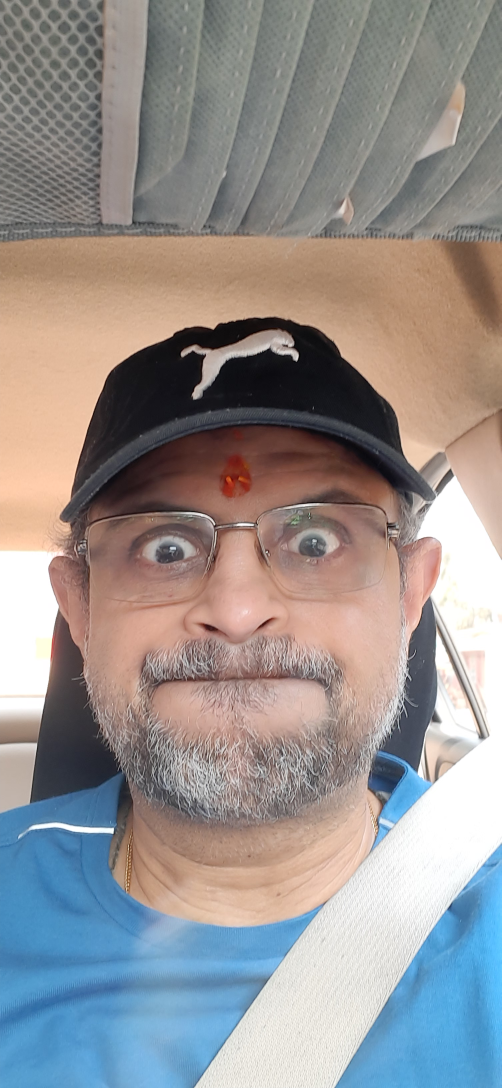
#> input picture examples/Python/MyProjects/OpenCV/images/manish.png, 1504 x 3264 px (shown at 1/3 size)
$ python affines.py
#> lines starting #> are read from the running program, lines starting #| are printed output that depends on the picture
### examples/Python/MyProjects/OpenCV/rosebrock/cv2_utils.py
# -*- coding: utf-8 -*-

"""
* cv2_utils.py - OpenCV utilities for images
*
* @author: Manish Bhobe
* My experiments with Python, C++, OpenCV, Data Science & ML
* Code is provided for learning purposes only! Use at your own risk!!
"""
import cv2
import numpy as np
import matplotlib.pyplot as plt
from typing import List


# [12 lines left out: function cv2_imshow, not called in this run]


def cv2_imxshow(
    images: List[np.ndarray], titles: List[str] = None, title = None, fig_size = None, show_axis = False,
    max_cols = 5
):
    """ shows a list of images in the same matplotlib window """
    if titles is not None:
        assert len(images) == len(titles), \
            f"FATAL ERROR: number of titles should be same as number of images!"

    num_images = len(images)
    num_cols = max_cols if num_images > max_cols else num_images
    num_rows = num_images // max_cols
    num_rows += 1 if num_images % max_cols > 0 else 0

    f, ax = plt.subplots(num_rows, num_cols, figsize = fig_size)
    f.tight_layout()
    f.subplots_adjust(top = 0.90)

    for row in range(num_rows):
        for col in range(num_cols):
            index = row * num_cols + col
            image = images[index]
            image = cv2.cvtColor(image, cv2.COLOR_BGR2RGB)
            if index < num_images:
                if num_rows > 1:
                    ax[row, col].axis("off")
                    ax[row, col].imshow(image)
                    if titles is not None:
                        ax[row, col].set_title(titles[index])
                else:
                    ax[col].axis("off")
                    ax[col].imshow(image)
                    if titles is not None:
                        ax[col].set_title(titles[index])

    if title is not None:
        plt.suptitle(title)
    plt.show()


# [27 lines left out: functions translate_image, rotate_image, scale_image, not called in this run]


def affine_transform_image(image, src_points: np.ndarray, dst_points: np.ndarray):
    """ applies generic affine transform about src & dst points"""
    assert src_points.shape == dst_points.shape, "FATAL: point shapes do not match!"

    num_rows, num_cols = image.shape[:2]
    affine_matrix = cv2.getAffineTransform(src_points, dst_points)
    image_transformed = cv2.warpAffine(image, affine_matrix, (num_cols, num_rows))
    return image_transformed


def perspective_transform_image(image, src_points: np.ndarray, dst_points: np.ndarray):
    """ applies perspective transform to image using source & dest points arrays"""
    assert src_points.shape == dst_points.shape, "FATAL: point shapes do not match!"

    num_rows, num_cols = image.shape[:2]
    perspective_matrix = cv2.getPerspectiveTransform(src_points, dst_points)
    image_transformed = cv2.warpPerspective(image, perspective_matrix, (num_cols, num_rows))
    return image_transformed

### examples/Python/MyProjects/OpenCV/rosebrock/affines.py
#!/usr/bin/env python
# -*- coding: utf-8 -*-

"""
* affines.py - affine transforms on images
*
* @author: Manish Bhobe
* My experiments with Python, C++, OpenCV, Data Science & ML
* Code is provided for learning purposes only! Use at your own risk!!
"""
import os
import sys
import pathlib
from argparse import ArgumentParser

import numpy as np
import cv2
import cv2_utils
from cv2_utils import cv2_imxshow

IMAGES_PATH = pathlib.Path(__file__).parent.parent / "images"
DEFAULT_IMAGE = IMAGES_PATH.joinpath("cat-1.jpg")


def main():
    manish_image_path = IMAGES_PATH.joinpath("manish.png")
    manish_image = cv2.imread(str(manish_image_path), cv2.IMREAD_COLOR)
#> manish_image is the input picture: shape (3264, 1504, 3); mean B, G, R 144.8, 145.7, 150.3

    num_rows, num_cols = manish_image.shape[:2]
#> num_rows = 3264; num_cols = 1504
    src_points = np.float32([[0, 0], [num_cols - 1, 0], [0, num_rows - 1]])
#> src_points = [[0, 0], [1503, 0], [0, 3263]]
    dst_points = np.float32(
        [[0, 0], [int(0.6 * (num_cols - 1)), 0], [int(0.4 * (num_cols - 1)), num_rows - 1]]
    )
#> dst_points = [[0, 0], [901, 0], [601, 3263]]
    manish2 = cv2_utils.affine_transform_image(manish_image, src_points, dst_points)
#> in affine_transform_image, `image_transformed = cv2.warpAffine(image, affine_matrix, (num_cols, nu..`:
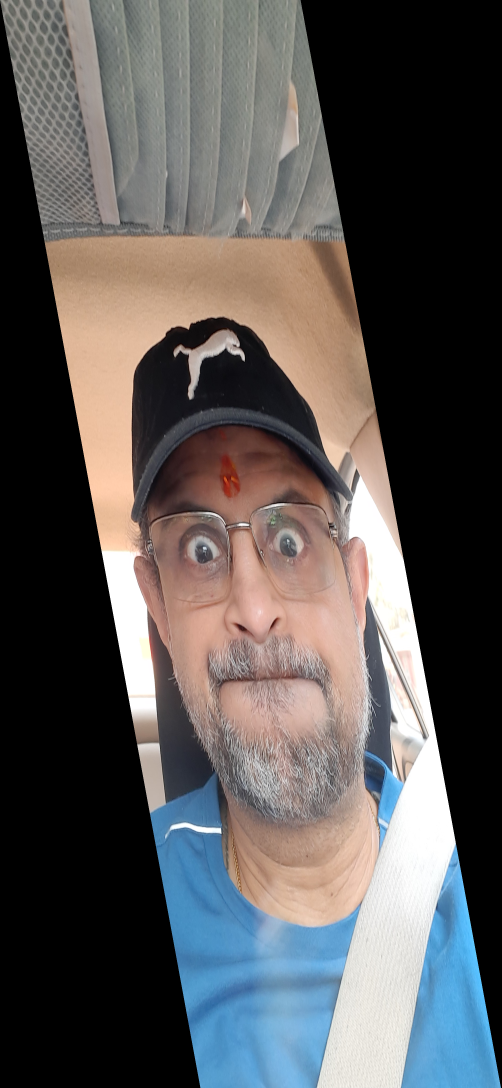
#> image_transformed: shape (3264, 1504, 3) (shown at 1/3 size); mean B, G, R 86.8, 87.4, 90.1
    cv2_imxshow(
        [manish_image, manish2], ["Your's Truly", "All scrunched up!"],
        title="Affine Transform"
    )
#> in cv2_imxshow, `num_images = len(images)`: num_images = 2
#> in cv2_imxshow, `num_rows = num_images // max_cols`: num_rows = 0
#> in cv2_imxshow, `num_rows += 1 if num_images % max_cols > 0 else 0`: num_rows = 1
#> in cv2_imxshow, `plt.show()`:
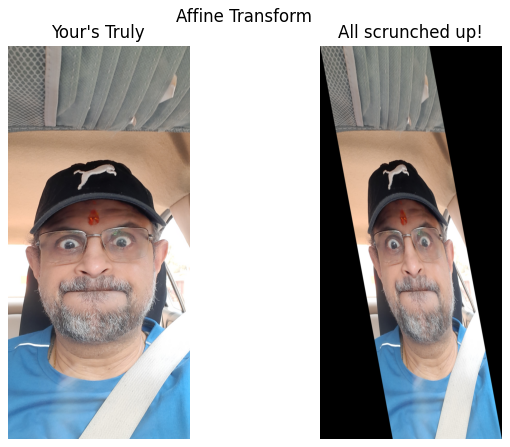
#> figure drawn by matplotlib, 2 panels

    # flip manish
    src_points = np.float32([[0, 0], [num_cols - 1, 0], [0, num_rows - 1]])
    dst_points = np.float32([[num_cols - 1, 0], [0, 0], [num_cols - 1, num_rows - 1]])
#> dst_points = [[1503, 0], [0, 0], [1503, 3263]]
    manish_flipped = cv2_utils.affine_transform_image(manish_image, src_points, dst_points)
#> in affine_transform_image (call 2), `image_transformed = cv2.warpAffine(image, affine_matrix, (num_cols, nu..`:
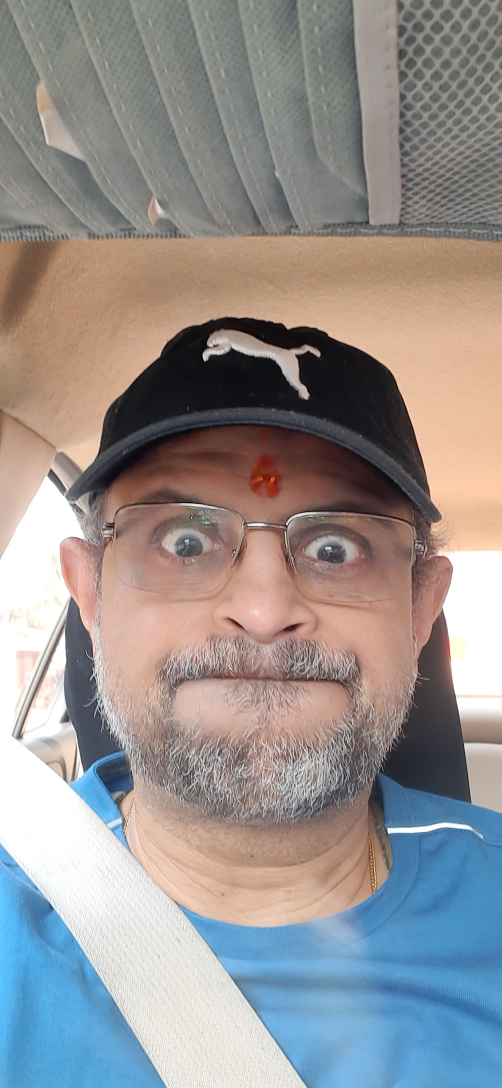
#> image_transformed: shape (3264, 1504, 3) (shown at 1/3 size); mean B, G, R 144.8, 145.7, 150.3
    cv2_imxshow(
        [manish_image, manish_flipped], ["Original", "Flipped?"], title="Flipping about Y"
    )
#> call 2 of cv2_imxshow, with title = 'Flipping about Y', show_axis = False, max_cols = 5
#> in cv2_imxshow (call 2), `num_rows = num_images // max_cols`: num_rows = 0
#> in cv2_imxshow (call 2), `num_rows += 1 if num_images % max_cols > 0 else 0`: num_rows = 1
#> in cv2_imxshow (call 2), `plt.show()`:
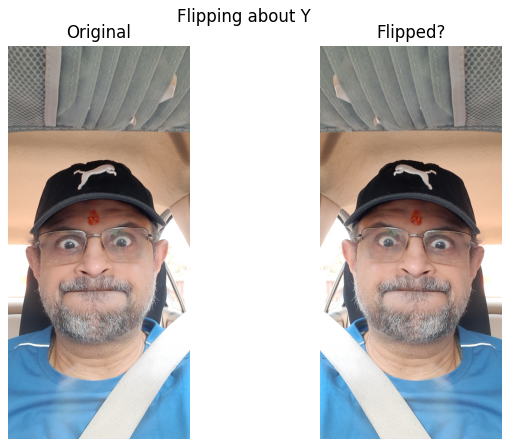
#> figure drawn by matplotlib, 2 panels

    # perspective transformation
    src_points = np.float32([[0, 0], [num_cols - 1, 0], [0, num_rows - 1], [num_cols - 1, num_rows - 1]])
    dst_points = np.float32(
        [[0, 0], [num_cols - 1, 0], [int(0.33 * num_cols), num_rows - 1],
         [int(0.66 * num_cols), num_rows - 1]]
    )
    manish_cone = cv2_utils.perspective_transform_image(manish_image, src_points, dst_points)
#> in perspective_transform_image, `image_transformed = cv2.warpPerspective(image, perspective_matrix, (nu..`:
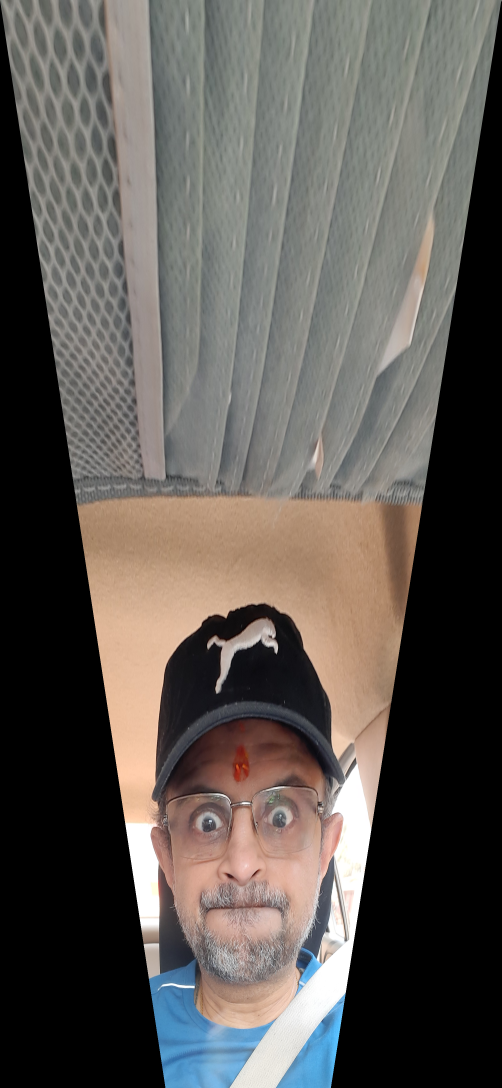
#> image_transformed: shape (3264, 1504, 3) (shown at 1/3 size); mean B, G, R 84.3, 88.9, 93.8
    cv2_imxshow(
        [manish_image, manish_cone], ["Original", "Conical?"], title="Perspective Transformation"
    )
#> call 3 of cv2_imxshow, with title = 'Perspective Transformation', show_axis = False, max_cols = 5
#> in cv2_imxshow (call 3), `num_rows = num_images // max_cols`: num_rows = 0
#> in cv2_imxshow (call 3), `num_rows += 1 if num_images % max_cols > 0 else 0`: num_rows = 1
#> in cv2_imxshow (call 3), `plt.show()`:
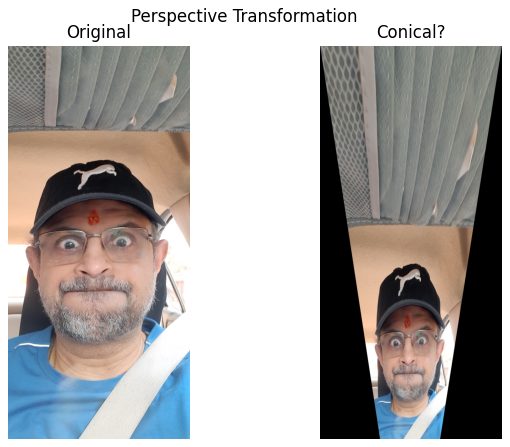
#> figure drawn by matplotlib, 2 panels

    # # now let's set top left rectangle to blue
    # h, w, c = image.shape
    # # note OpenCV sets colors as BRG not RGB, so blue is (255,0,0) & not (0,0,255)
    # image[:h // 4, :w // 4, :] = (255, 0, 0)
    # cv2_imshow(image, title = f"Blue Image: {image_name}")

    # np.random.sample()


if __name__ == "__main__":
    main()

$ run again, with examples/Python/MyProjects/OpenCV/images/tree_input.png copied over examples/Python/MyProjects/OpenCV/images/manish.png
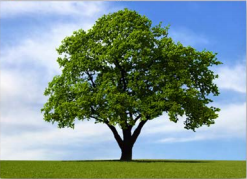
#> input picture examples/Python/MyProjects/OpenCV/images/tree_input.png, 247 x 179 px
#> in main, manish_image is the input picture: shape (179, 247, 3); mean B, G, R 142.9, 149, 125.7
#> num_images = 2
#> in cv2_imxshow, `num_rows = num_images // max_cols`: num_rows = 0
#> in cv2_imxshow, `num_rows += 1 if num_images % max_cols > 0 else 0`: num_rows = 1
#> in perspective_transform_image, `image_transformed = cv2.warpPerspective(image, perspective_matrix, (nu..`:
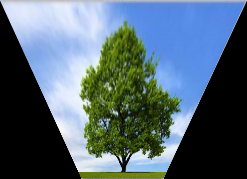
#> image_transformed: shape (179, 247, 3); mean B, G, R 113.9, 102.2, 83
#> in cv2_imxshow (call 3), `num_rows = num_images // max_cols`: num_rows = 0
#> in cv2_imxshow (call 3), `num_rows += 1 if num_images % max_cols > 0 else 0`: num_rows = 1
#> in cv2_imxshow (call 3), `plt.show()`:
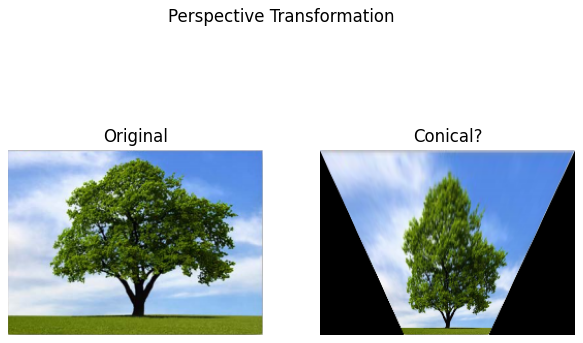
#> figure drawn by matplotlib, 2 panels

$ run again, with examples/Python/MyProjects/OpenCV/images/cat-2.jpg saved as examples/Python/MyProjects/OpenCV/images/manish.png
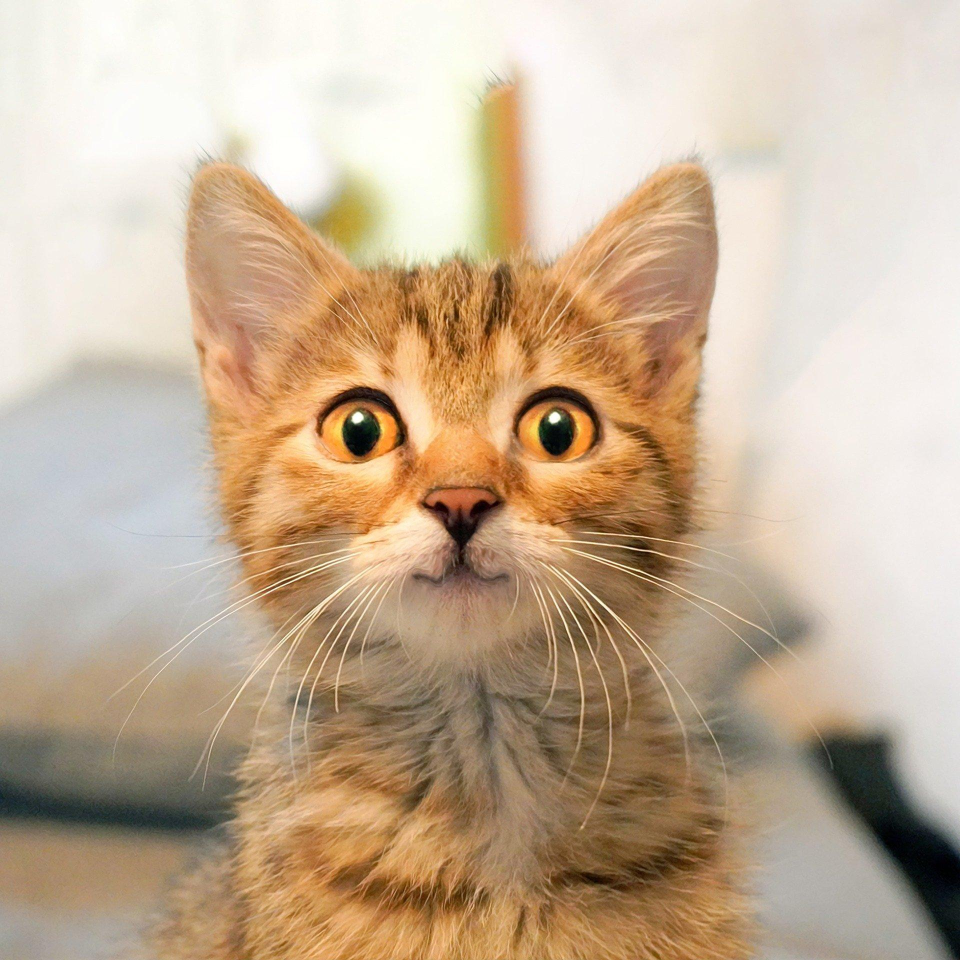
#> input picture examples/Python/MyProjects/OpenCV/images/cat-2.jpg, 1920 x 1920 px (shown at 1/2 size)
#> in main, manish_image is the input picture: shape (1920, 1920, 3); mean B, G, R 151.1, 175.7, 197.4
#> num_images = 2
#> in cv2_imxshow, `num_rows = num_images // max_cols`: num_rows = 0
#> in cv2_imxshow, `num_rows += 1 if num_images % max_cols > 0 else 0`: num_rows = 1
#> in perspective_transform_image, `image_transformed = cv2.warpPerspective(image, perspective_matrix, (nu..`:
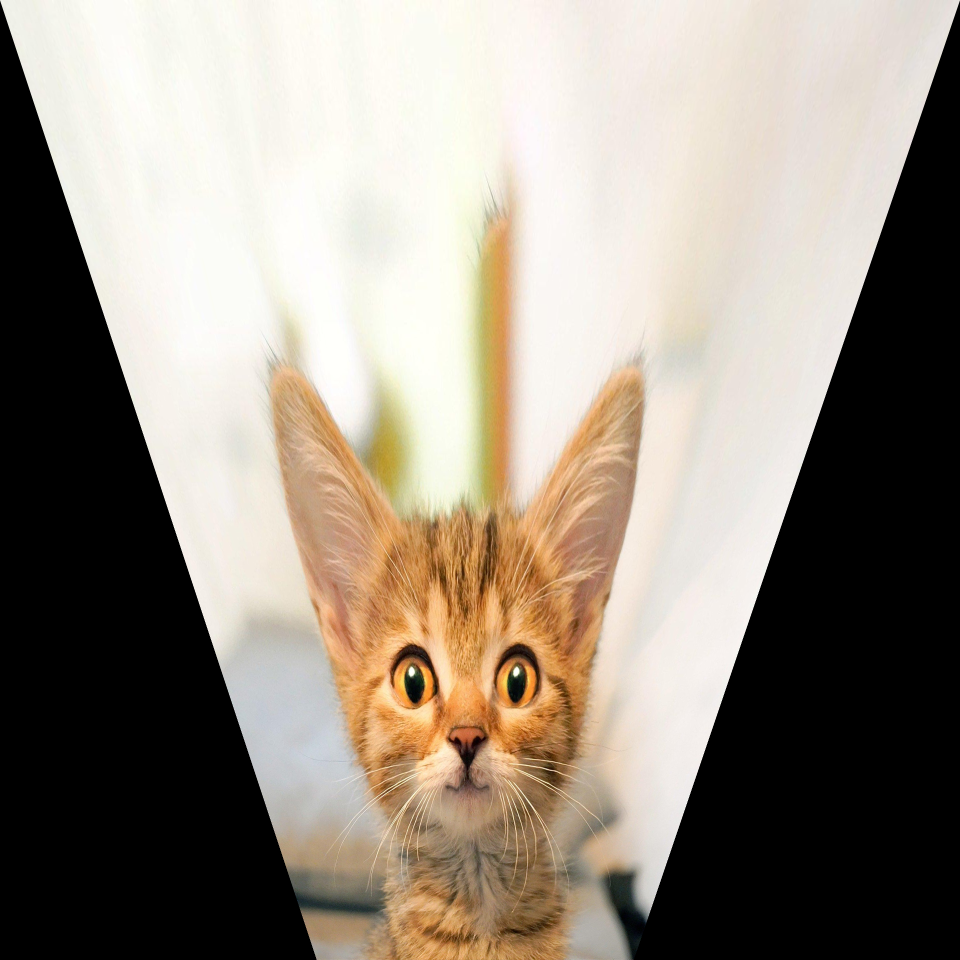
#> image_transformed: shape (1920, 1920, 3) (shown at 1/2 size); mean B, G, R 128.2, 140.2, 149.8
#> in cv2_imxshow (call 3), `num_rows = num_images // max_cols`: num_rows = 0
#> in cv2_imxshow (call 3), `num_rows += 1 if num_images % max_cols > 0 else 0`: num_rows = 1
#> in cv2_imxshow (call 3), `plt.show()`:
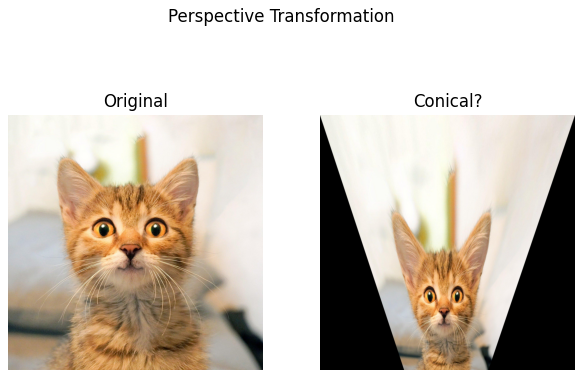
#> figure drawn by matplotlib, 2 panels
